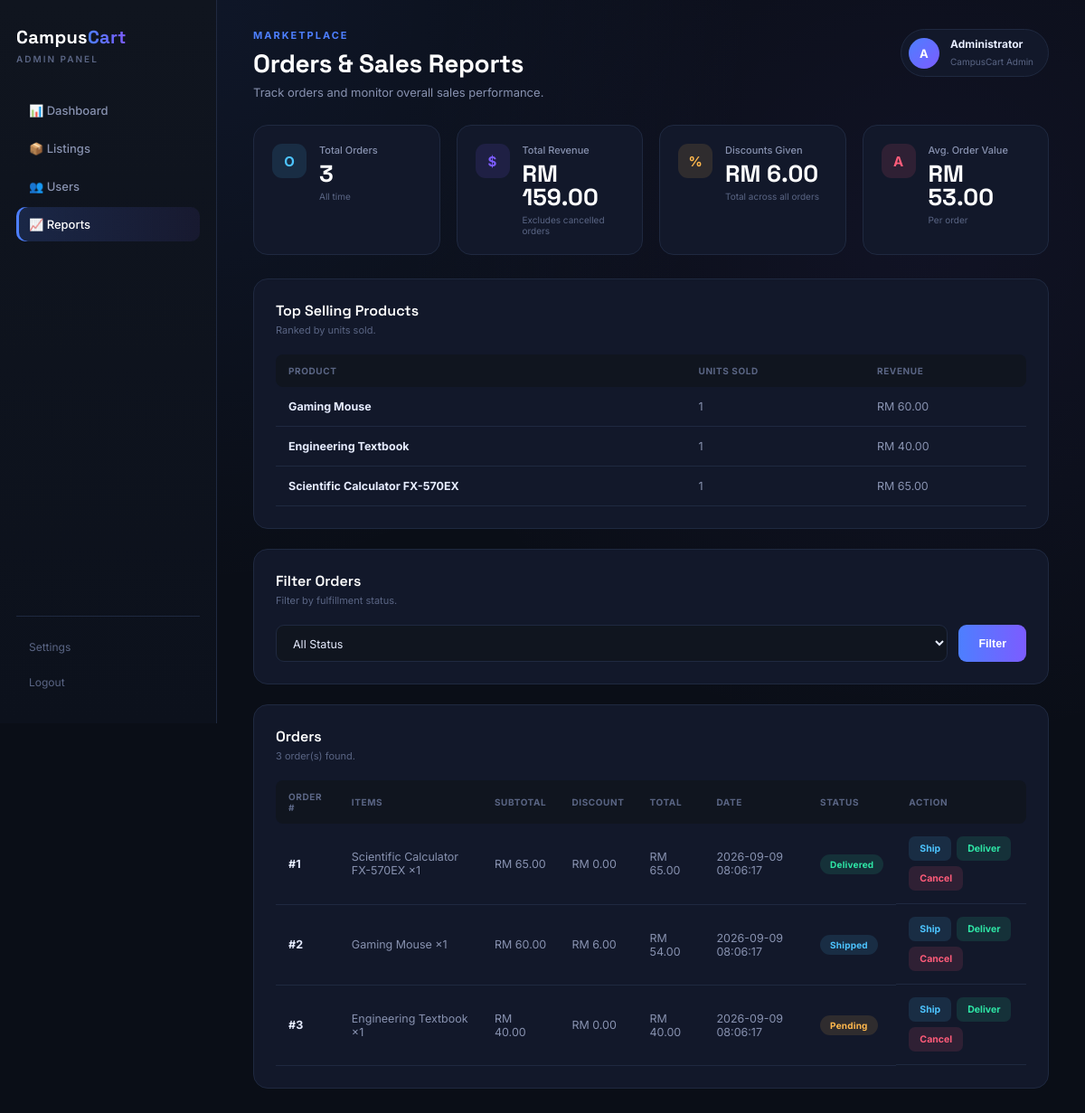
The page /reports on the database as committed earlier.
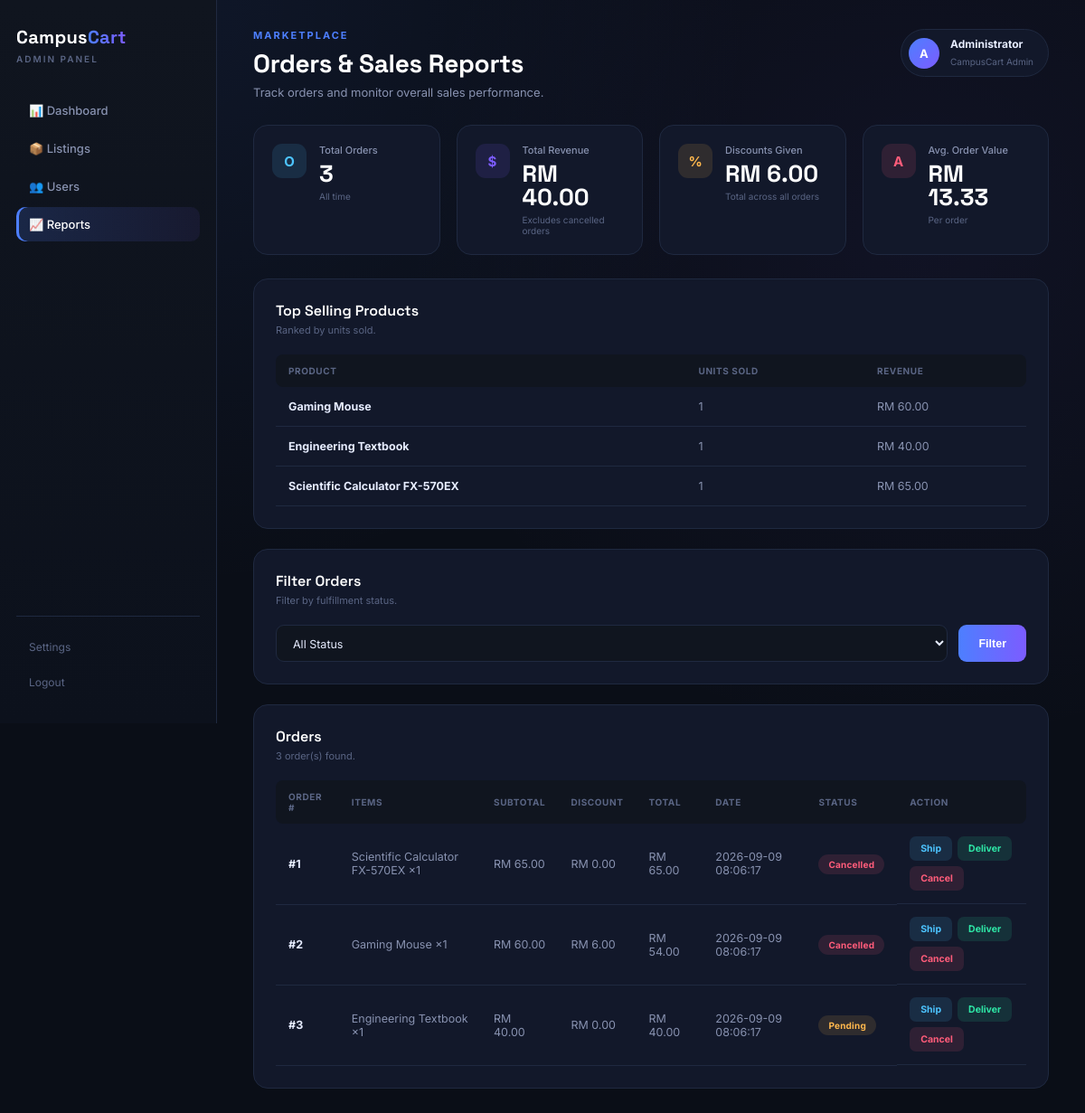
The same page on the database as committed later.
### tables this page shows
CREATE TABLE products (
        id INTEGER PRIMARY KEY AUTOINCREMENT,
        name TEXT NOT NULL,
        seller TEXT NOT NULL,
        category TEXT NOT NULL,
        price REAL NOT NULL,
        stock INTEGER NOT NULL,
        status TEXT NOT NULL DEFAULT 'Pending'
    );

CREATE TABLE orders (
        id INTEGER PRIMARY KEY AUTOINCREMENT,
        user_id INTEGER NOT NULL,
        subtotal REAL NOT NULL,
        discount REAL NOT NULL DEFAULT 0,
        total REAL NOT NULL,
        status TEXT NOT NULL DEFAULT 'Pending',
        order_date TIMESTAMP DEFAULT CURRENT_TIMESTAMP
    );

CREATE TABLE order_items (
        id INTEGER PRIMARY KEY AUTOINCREMENT,
        order_id INTEGER NOT NULL,
        product_id INTEGER NOT NULL,
        quantity INTEGER NOT NULL,
        price REAL NOT NULL
    );

### app.py (the view)
@app.route("/reports")
def reports():
    status = request.args.get("status", "all")
    orders = admin.get_all_orders(status)
    for order in orders:
        order["line_items"] = admin.get_order_items(order["id"])
    return render_template(
        "reports.html",
        orders=orders,
        selected_status=status,
        sales=admin.get_sales_summary(),
        top_products=admin.get_top_selling_products(),
    )

### admin_functions.py (called while the page is built)
def get_all_orders(status=None):
    connection = get_connection()
    cursor = connection.cursor()
    if status and status.lower() != "all":
        cursor.execute(
            "SELECT * FROM orders WHERE LOWER(status) = LOWER(?) ORDER BY order_date DESC",
            (status,)
        )
    else:
        cursor.execute("SELECT * FROM orders ORDER BY order_date DESC")
    orders = [dict(row) for row in cursor.fetchall()]
    connection.close()
    return orders

def get_order_items(order_id):
    connection = get_connection()
    cursor = connection.cursor()
    cursor.execute("""
        SELECT order_items.*, products.name AS product_name
        FROM order_items
        LEFT JOIN products ON products.id = order_items.product_id
        WHERE order_items.order_id = ?
    """, (order_id,))
    items = [dict(row) for row in cursor.fetchall()]
    connection.close()
    return items

def get_sales_summary():
    connection = get_connection()
    cursor = connection.cursor()
    cursor.execute("SELECT COUNT(*) AS total_orders FROM orders")
    total_orders = cursor.fetchone()["total_orders"]
    cursor.execute(
        "SELECT COALESCE(SUM(total), 0) AS total_revenue FROM orders "
        "WHERE LOWER(status) != 'cancelled'"
    )
    total_revenue = cursor.fetchone()["total_revenue"]
    cursor.execute(
        "SELECT COALESCE(SUM(discount), 0) AS total_discount FROM orders"
    )
    total_discount = cursor.fetchone()["total_discount"]
    avg_order_value = (total_revenue / total_orders) if total_orders else 0
    connection.close()
    return {
        "total_orders": total_orders,
        "total_revenue": round(total_revenue, 2),
        "total_discount_given": round(total_discount, 2),
        "average_order_value": round(avg_order_value, 2),
    }

def get_top_selling_products(limit=5):
    connection = get_connection()
    cursor = connection.cursor()
    cursor.execute("""
        SELECT
            products.id,
            products.name,
            SUM(order_items.quantity) AS units_sold,
            SUM(order_items.quantity * order_items.price) AS revenue
        FROM order_items
        JOIN products ON products.id = order_items.product_id
        GROUP BY products.id
        ORDER BY units_sold DESC
        LIMIT ?
    """, (limit,))
    top_products = [dict(row) for row in cursor.fetchall()]
    connection.close()
    return top_products

### templates/reports.html (shortened to what this page needs)
<!DOCTYPE html>
<html lang="en">
<head>
    <link rel="stylesheet" href="{{ url_for('static', filename='admin.css') }}">
</head>
<body>
<aside class="sidebar">
    <h2>Campus<span>Cart</span></h2>
    <p class="admin-label">ADMIN PANEL</p>
    <nav>
        <a href="{{ url_for('dashboard') }}">📊 Dashboard</a>
        <a href="{{ url_for('listings') }}">📦 Listings</a>
        <a href="{{ url_for('users') }}">👥 Users</a>
        <a href="{{ url_for('reports') }}" class="active">📈 Reports</a>
    </nav>
    <div class="sidebar-bottom">
        <a href="#">Settings</a>
        <a href="#">Logout</a>
    </div>
</aside>
<main class="main">
    <header>
        <div>
            <p class="small-title">MARKETPLACE</p>
            <h1>Orders &amp; Sales Reports</h1>
            <p class="subtitle">
                Track orders and monitor overall sales performance.
            </p>
        </div>
        <div class="admin-user">
            <div class="avatar">A</div>
            <div>
                <strong>Administrator</strong>
                <small>CampusCart Admin</small>
            </div>
        </div>
    </header>
    <section class="stats">
        <div class="card">
            <span class="icon blue">O</span>
            <div>
                <p>Total Orders</p>
                <h2>{{ sales.total_orders }}</h2>
                <small>All time</small>
            </div>
        </div>
        <div class="card">
            <span class="icon purple">$</span>
            <div>
                <p>Total Revenue</p>
                <h2>RM {{ "%.2f"|format(sales.total_revenue) }}</h2>
                <small>Excludes cancelled orders</small>
            </div>
        </div>
        <div class="card">
            <span class="icon orange">%</span>
            <div>
                <p>Discounts Given</p>
                <h2>RM {{ "%.2f"|format(sales.total_discount_given) }}</h2>
                <small>Total across all orders</small>
            </div>
        </div>
        <div class="card">
            <span class="icon red">A</span>
            <div>
                <p>Avg. Order Value</p>
                <h2>RM {{ "%.2f"|format(sales.average_order_value) }}</h2>
                <small>Per order</small>
            </div>
        </div>
    </section>
    <section class="panel">
        <div class="panel-title">
            <div>
                <h3>Top Selling Products</h3>
                <p>Ranked by units sold.</p>
            </div>
        </div>
        <div class="table-container">
            <table>
                <thead>
                    <tr>
                        <th>Product</th>
                        <th>Units Sold</th>
                        <th>Revenue</th>
                    </tr>
                </thead>
                <tbody>
                    {% for p in top_products %}
                    <tr>
                        <td><strong>{{ p.name }}</strong></td>
                        <td>{{ p.units_sold }}</td>
                        <td>RM {{ "%.2f"|format(p.revenue) }}</td>
                    </tr>
                    {% else %}
                    <tr><td colspan="3">No sales yet.</td></tr>
                    {% endfor %}
                </tbody>
            </table>
        </div>
    </section>
    <section class="panel">
        <div class="panel-title">
            <div>
                <h3>Filter Orders</h3>
                <p>Filter by fulfillment status.</p>
            </div>
        </div>
        <form method="GET" action="{{ url_for('reports') }}" class="filters" style="grid-template-columns: 1fr auto;">
            <select name="status">
                <option value="all" {% if selected_status == 'all' %}selected{% endif %}>All Status</option>
            </select>
            <button type="submit">Filter</button>
        </form>
    </section>
    <section class="panel">
        <div class="panel-title">
            <div>
                <h3>Orders</h3>
                <p>{{ orders|length }} order(s) found.</p>
            </div>
        </div>
        <div class="table-container">
            <table>
                <thead>
                    <tr>
                        <th>Order #</th>
                        <th>Items</th>
                        <th>Subtotal</th>
                        <th>Discount</th>
                        <th>Total</th>
                        <th>Date</th>
                        <th>Status</th>
                        <th>Action</th>
                    </tr>
                </thead>
                <tbody>
                    {% for order in orders %}
                    <tr>
                        <td><strong>#{{ order.id }}</strong></td>
                        <td>
                            {% for item in order.line_items %}
                                {{ item.product_name or 'Deleted product' }} &times;{{ item.quantity }}{% if not loop.last %}, {% endif %}
                            {% else %}
                                —
                            {% endfor %}
                        </td>
                        <td>RM {{ "%.2f"|format(order.subtotal) }}</td>
                        <td>RM {{ "%.2f"|format(order.discount) }}</td>
                        <td>RM {{ "%.2f"|format(order.total) }}</td>
                        <td>{{ order.order_date }}</td>
                        <td>
                            <span class="status {{ order.status|lower }}">
                                {{ order.status }}
                            </span>
                        </td>
                        <td class="action-cell">
                            <a href="{{ url_for('update_order_status', order_id=order.id, status='Shipped') }}" class="view-btn">Ship</a>
                            <a href="{{ url_for('update_order_status', order_id=order.id, status='Delivered') }}" class="approve-btn">Deliver</a>
                            <a href="{{ url_for('update_order_status', order_id=order.id, status='Cancelled') }}" class="reject-btn">Cancel</a>
                        </td>
                    </tr>
                    {% else %}
                    <tr><td colspan="8">No orders match this filter.</td></tr>
                    {% endfor %}
                </tbody>
            </table>
        </div>
    </section>
</main>
</body>
</html>

Rows that differ between the two databases and show on the page:
changed orders id 1: status "Delivered" → "Cancelled"
changed orders id 2: status "Shipped" → "Cancelled"
Other text that changed with them:
{{ "%.2f"|format(sales.total_revenue) }}: "159.00" → "40.00"
{{ "%.2f"|format(sales.average_order_value) }}: "53.00" → "13.33"
